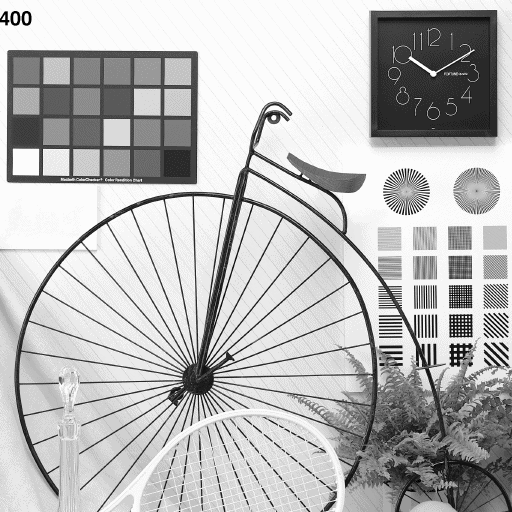
//> input picture Information Hiding and Digital Watermarking/lab2/code/data_bmp/11.bmp, 512 x 512 px; its folder holds only this picture in this run
$ ./task1   (built with g++ and OpenCV 4)
//> lines starting //> are read from the running program, lines starting //| are printed output that depends on the picture
#include <opencv2/opencv.hpp>
#include <opencv2/calib3d/calib3d.hpp>
#include <opencv2/highgui/highgui.hpp>
#include <opencv2/imgproc/imgproc.hpp>
#include <opencv2/ml.hpp>
#include <opencv2/ml/ml.inl.hpp>
#include <stdio.h>
#include <numeric>
#include <vector>
#include <iostream>
#include <random>
#include <algorithm>

using namespace cv;
using namespace std;

const double thresh = 0.1;

const int M_IS_1 = 1;
const int M_IS_0 = 0;
const int NO_WM = -1;


int index = 0;

void write_watermark(Mat watermark, string name);
Mat E_SIMPLE_8(Mat Co, vector<int>& m, double alpha, int seed);
vector<int> D_SIMPLE_8(Mat Cw, int seed);
vector<int> generate_message_8(void);
Mat generate_watermark(int rows, int cols, int seed);


int main(int argc, char* argv[])
{
	float alpha = sqrt(8);
	int seed = 0;
	vector<int> m = generate_message_8();
	vector<double> decode_accuracy;


	string path = "..\\data_bmp\\";
	vector<String> images;

	vector<int> res_1;
	vector<int> res_2;

	int false_pos_num = 0;
	int false_neg_num = 0;


	glob(path + "*", images);

	for (int i = 0; i < images.size(); i++) {
		Mat coverWork = imread(images[i], IMREAD_GRAYSCALE);
//> coverWork is the input picture: 512 rows x 512 cols, CV_8UC1; min 0, max 252, mean 184.7
		if (coverWork.empty()) {
			cout << "image:" << images[i] << " not found!" << endl;
			exit(-1);
		}
		cout << "coverWork: " << images[i] << endl;

		Mat Cw = E_SIMPLE_8(coverWork, m, alpha, seed);
//> after the loop in E_SIMPLE_8, `for (int i = 0; i < 8; i++)`:
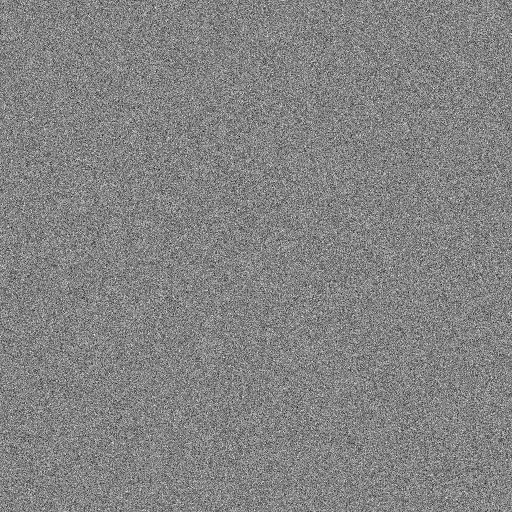
//> Wm: 512 rows x 512 cols, CV_32FC1; min -13.43, max 12.58, mean 0.00397; drawn with min black and max white
//> after the loop in E_SIMPLE_8, `for (int i = 0; i < Cw.rows; i++)`: Cw: 512 rows x 512 cols, CV_32FC1; min 0, max 255, mean 184.7
		res_1 = D_SIMPLE_8(Cw, seed);
//> the loop in D_SIMPLE_8, `for (int i = 0; i < 8; i++)` made 8 passes
//> (val, temp) on passes 1 to 8: (345821.9, 1.32), (284731.7, 1.09), (383892.3, 1.46), (-188738.3, -0.72), (294131.3, 1.12), (238960.3, 0.912), (246264, 0.939), (-194187.4, -0.741)
//> after the loop in D_SIMPLE_8, `for (int i = 0; i < 8; i++)`:
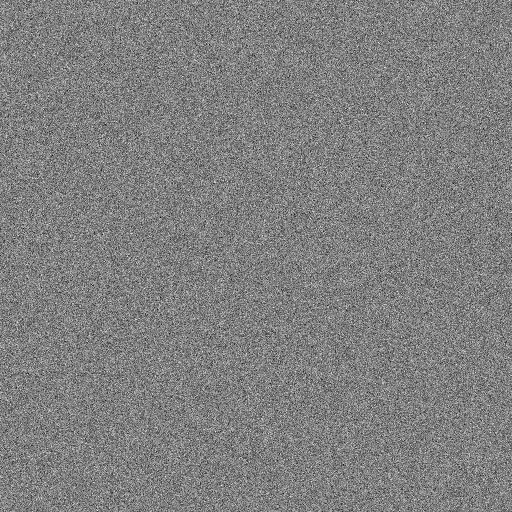
//> Wr: 512 rows x 512 cols, CV_32FC1; min -4.5, max 4.46, mean 0.000452; drawn with min black and max white
//> res_1 = [1, 1, 1, 0, 1, 1, 1, 0]

		int count_no = 0;
		int accurate_num = 0;

		for (int i = 0; i < 8; i++) {
			if (res_1[i] == -1)
				count_no++;
			if (res_1[i] == m[i])
				accurate_num++;
		}
//> after the loop, count_no = 0; accurate_num = 8

		double accurate_rate = (double)accurate_num / 8 * 100;
//> accurate_rate = 100
		cout << "The decode accuracy is " << fixed << setprecision(2) << accurate_rate << "%" << endl;
//| The decode accuracy is 100.00%
		decode_accuracy.push_back(accurate_rate);
//> decode_accuracy = [100]

		if (res_1 != m && count_no >= 4)
			false_neg_num++;


		res_2 = D_SIMPLE_8(coverWork, seed);
//> the loop in D_SIMPLE_8 (call 2), `for (int i = 0; i < 8; i++)` made 8 passes
//> (val, temp) on passes 1 to 8: (90670.6, 0.346), (32320.2, 0.123), (126516.2, 0.483), (67156.5, 0.256), (35582.7, 0.136), (-17183.7, -0.0656), (-7718, -0.0294), (62409.6, 0.238)
//> res_2 = [1, 1, 1, 1, 1, -1, -1, 1]

		count_no = 0;
		for (int i = 0; i < 8; i++) {
			if (res_2[i] == -1)
				count_no++;
		}
//> after the loop, count_no = 2
		if (count_no < 4)
			false_pos_num++;
	}

	double sys_decode_accuracy = accumulate(decode_accuracy.begin(), decode_accuracy.end(), 0.0) / images.size();
//> sys_decode_accuracy = 100

	cout << endl << endl;
	cout << "false positive rate = " << fixed << setprecision(2) << (double)false_pos_num / (2 * images.size()) * 100 << "%" << endl;
	cout << "false negative rate = " << fixed << setprecision(2) << (double)false_neg_num / (2 * images.size()) * 100 << "%" << endl;
	cout << "The decode accuracy of this system is " << fixed << setprecision(2) << sys_decode_accuracy << "%" << endl;
//| The decode accuracy of this system is 100.00%

	getchar();

	return 0;
}

Mat E_SIMPLE_8(Mat Co, vector<int>& m, double alpha, int seed)
{
	Mat Wm(Co.rows, Co.cols, CV_32FC1);

	for (int i = 0; i < 8; i++) {
		Mat Wr = generate_watermark(Co.rows, Co.cols, seed + i);

		//write_watermark(Wr, "Wr_E_" + to_string(seed + i));

		if (i == 0)
			Wm = Wr;
		else {
			Wm += (m[i] == 1 ? Wr : -Wr);
		}
	}

	// normalization
	Scalar mean, stddev;
	meanStdDev(Wm, mean, stddev);
	double meanVal = mean.val[0];
	double stddevVal = stddev.val[0];

	Wm = Wm - meanVal;
	Wm = Wm / stddevVal;

	Mat Cw(Co.rows, Co.cols, CV_32FC1);
	Co.convertTo(Co, CV_32FC1);

	Cw = Co + alpha * Wm;

	// TODO: need 255 truncate
	for (int i = 0; i < Cw.rows; i++) {
		for (int j = 0; j < Cw.cols; j++) {
			if (Cw.at<float>(i, j) > 255)
				Cw.at<float>(i, j) = 255;
			else if (Cw.at<float>(i, j) < 0)
				Cw.at<float>(i, j) = 0;
		}
	}

	return Cw;
}

vector<int> D_SIMPLE_8(Mat Cw, int seed)
{
	Cw.convertTo(Cw, CV_32FC1);

	//write_watermark(Cw, "Cw");

	Mat Wr(Cw.rows, Cw.cols, CV_32FC1);
	vector<int> m;

	for (int i = 0; i < 8; i++) {
		Wr = generate_watermark(Cw.rows, Cw.cols, seed + i);
		//write_watermark(Wr, "Wr_D_" + to_string(seed + i));

		double val = 0;
		val = sum(Cw.mul(Wr))[0];

		double temp = val / (double)(Cw.rows * Cw.cols);

		//cout << "m[" << i << "]: " << temp << endl;
		if (temp > thresh)
			m.push_back(1);
		else if (temp < -thresh)
			m.push_back(0);
		else
			m.push_back(-1);
	}
	return m;
}

vector<int> generate_message_8(void)
{
	vector<int> m;

	for (int i = 0; i < 8; i++) {
		RNG rnger(getTickCount());
		int val = rnger.uniform(0, INT_MAX);
		m.push_back(val % 2);
	}
	return m;
}


Mat generate_watermark(int rows, int cols, int seed)
{
	RNG rnger(seed);
	Mat watermark;

	watermark.create(rows, cols, CV_32FC1);
	rnger.fill(watermark, RNG::NORMAL, Scalar::all(0.), Scalar::all(1.));

	return watermark;
}

void write_watermark(Mat watermark, string name)
{
	FileStorage fs;
	fs.open("./xml_files/temp/" + name + ".xml", cv::FileStorage::WRITE);
	if (fs.isOpened())
	{
		fs << "Wr" << watermark;
		fs.release();
	}
	else
		std::cout << "Error: can not save the watermark\n";
}

$ run again, on Information Hiding and Digital Watermarking/lab2/code/data_bmp/barbara.bmp
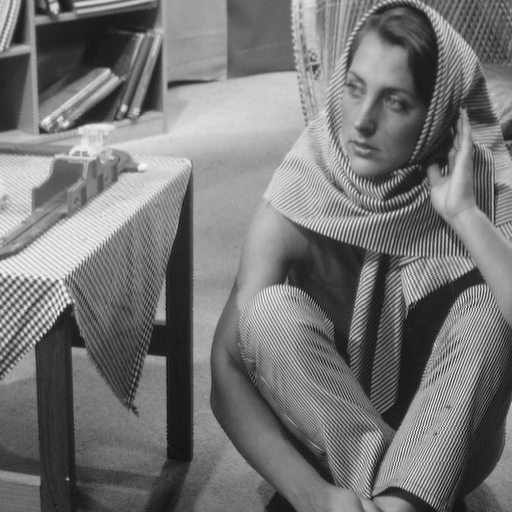
//> input picture Information Hiding and Digital Watermarking/lab2/code/data_bmp/barbara.bmp, 512 x 512 px
//> coverWork is the input picture: 512 rows x 512 cols, CV_8UC1; min 12, max 246, mean 117.4
//> after the loop in E_SIMPLE_8, `for (int i = 0; i < 8; i++)`:
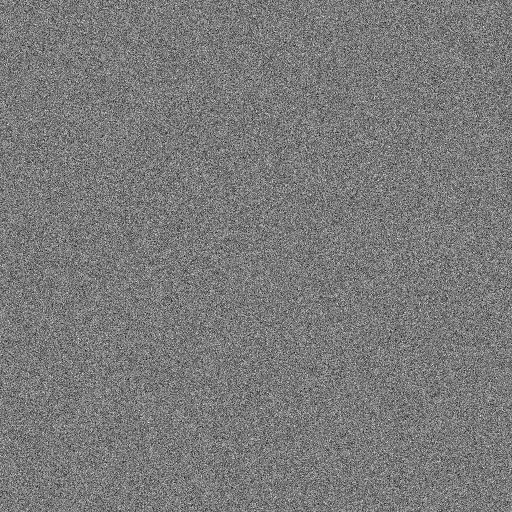
//> Wm: 512 rows x 512 cols, CV_32FC1; min -12.49, max 13.53, mean -0.00387; drawn with min black and max white
//> the loop in D_SIMPLE_8, `for (int i = 0; i < 8; i++)` made 8 passes
//> (val, temp) on passes 1 to 8: (255249.9, 0.974), (-192249.5, -0.733), (-135092.9, -0.515), (-211970.7, -0.809), (302065.8, 1.15), (303463.3, 1.16), (239258.2, 0.913), (-272749.6, -1.04)
//> res_1 = [1, 0, 0, 0, 1, 1, 1, 0]
//> after the loop `for (int i = 0; i < 8; i++)`: count_no = 0; accurate_num = 7
//> accurate_rate = 87.5
//| The decode accuracy is 87.50%
//> decode_accuracy = [87.5]
//> the loop in D_SIMPLE_8 (call 2), `for (int i = 0; i < 8; i++)` made 8 passes
//> (val, temp) on passes 1 to 8: (-6801.7, -0.0259), (70330.2, 0.268), (123643.7, 0.472), (51215.5, 0.195), (37887.1, 0.145), (40628.2, 0.155), (-22721.1, -0.0867), (-12680.4, -0.0484)
//> res_2 = [-1, 1, 1, 1, 1, 1, -1, -1]
//> after the loop `for (int i = 0; i < 8; i++)`: count_no = 3
//> sys_decode_accuracy = 87.5
//| The decode accuracy of this system is 87.50%

$ run again, on Information Hiding and Digital Watermarking/lab2/code/data_bmp/bridge.bmp
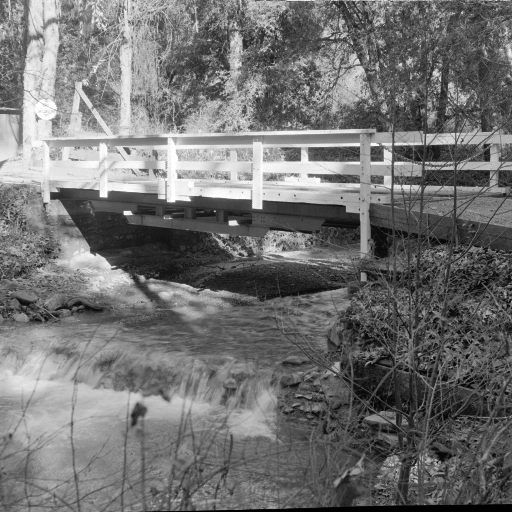
//> input picture Information Hiding and Digital Watermarking/lab2/code/data_bmp/bridge.bmp, 512 x 512 px
//> coverWork is the input picture: 512 rows x 512 cols, CV_8UC1; min 0, max 255, mean 113.8
//> after the loop in E_SIMPLE_8, `for (int i = 0; i < 8; i++)`:
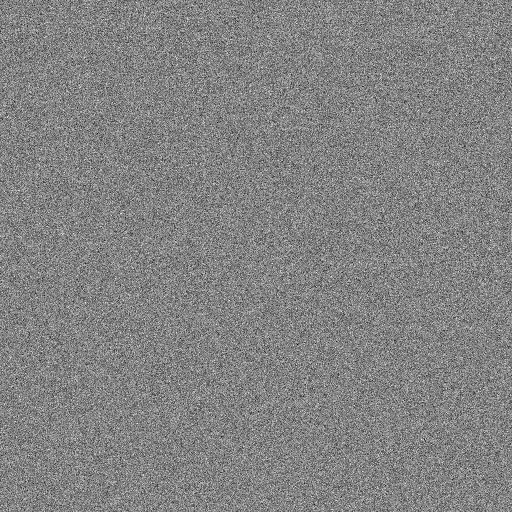
//> Wm: 512 rows x 512 cols, CV_32FC1; min -13.37, max 12.61, mean -0.00112; drawn with min black and max white
//> the loop in D_SIMPLE_8, `for (int i = 0; i < 8; i++)` made 8 passes
//> (val, temp) on passes 1 to 8: (251827.2, 0.961), (-233680.1, -0.891), (308030.9, 1.18), (-262212.5, -1), (-172197.1, -0.657), (-226830.5, -0.865), (231637.1, 0.884), (-200405.4, -0.764)
//> res_1 = [1, 0, 1, 0, 0, 0, 1, 0]
//> after the loop `for (int i = 0; i < 8; i++)`: count_no = 0; accurate_num = 8
//> accurate_rate = 100
//| The decode accuracy is 100.00%
//> decode_accuracy = [100]
//> the loop in D_SIMPLE_8 (call 2), `for (int i = 0; i < 8; i++)` made 8 passes
//> (val, temp) on passes 1 to 8: (-7344.5, -0.028), (30176.1, 0.115), (43899.8, 0.167), (-1500.8, -0.00573), (90722.4, 0.346), (31480.2, 0.12), (-29086.1, -0.111), (62092.2, 0.237)
//> res_2 = [-1, 1, 1, -1, 1, 1, 0, 1]
//> after the loop `for (int i = 0; i < 8; i++)`: count_no = 2
//> sys_decode_accuracy = 100
//| The decode accuracy of this system is 100.00%
